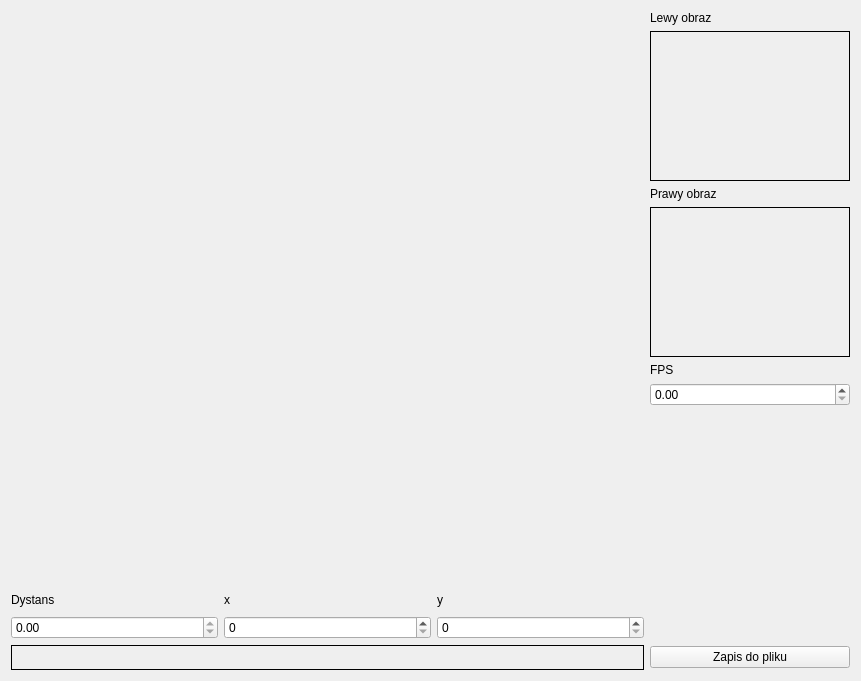
<?xml version="1.0" encoding="UTF-8"?>
<ui version="4.0">
 <class>widgetMeasOnline</class>
 <widget class="QWidget" name="widgetMeasOnline">
  <property name="geometry">
   <rect>
    <x>0</x>
    <y>0</y>
    <width>861</width>
    <height>681</height>
   </rect>
  </property>
  <property name="minimumSize">
   <size>
    <width>861</width>
    <height>681</height>
   </size>
  </property>
  <property name="windowTitle">
   <string>Form</string>
  </property>
  <layout class="QGridLayout" name="gridLayout_3">
   <item row="0" column="0">
    <layout class="QGridLayout" name="gridLayoutMain">
     <item row="2" column="0">
      <layout class="QGridLayout" name="gridLayoutParams">
       <item row="1" column="2">
        <widget class="QSpinBox" name="spinBoxY">
         <property name="maximumSize">
          <size>
           <width>10000</width>
           <height>26</height>
          </size>
         </property>
         <property name="maximum">
          <number>10000</number>
         </property>
        </widget>
       </item>
       <item row="1" column="0">
        <widget class="QDoubleSpinBox" name="doubleSpinBoxDistance">
         <property name="maximumSize">
          <size>
           <width>10000</width>
           <height>26</height>
          </size>
         </property>
         <property name="readOnly">
          <bool>true</bool>
         </property>
         <property name="maximum">
          <double>100000.000000000000000</double>
         </property>
        </widget>
       </item>
       <item row="1" column="1">
        <widget class="QSpinBox" name="spinBoxX">
         <property name="maximumSize">
          <size>
           <width>10000</width>
           <height>26</height>
          </size>
         </property>
         <property name="maximum">
          <number>10000</number>
         </property>
        </widget>
       </item>
       <item row="0" column="0">
        <widget class="QLabel" name="label_3">
         <property name="maximumSize">
          <size>
           <width>10000</width>
           <height>20</height>
          </size>
         </property>
         <property name="text">
          <string>Dystans</string>
         </property>
        </widget>
       </item>
       <item row="0" column="1">
        <widget class="QLabel" name="label_4">
         <property name="maximumSize">
          <size>
           <width>10000</width>
           <height>20</height>
          </size>
         </property>
         <property name="text">
          <string>x</string>
         </property>
        </widget>
       </item>
       <item row="0" column="2">
        <widget class="QLabel" name="label_5">
         <property name="minimumSize">
          <size>
           <width>0</width>
           <height>20</height>
          </size>
         </property>
         <property name="maximumSize">
          <size>
           <width>10000</width>
           <height>20</height>
          </size>
         </property>
         <property name="text">
          <string>y</string>
         </property>
        </widget>
       </item>
      </layout>
     </item>
     <item row="0" column="1">
      <layout class="QVBoxLayout" name="verticalLayoutRaw">
       <item>
        <widget class="QLabel" name="label">
         <property name="maximumSize">
          <size>
           <width>200</width>
           <height>17</height>
          </size>
         </property>
         <property name="text">
          <string>Lewy obraz</string>
         </property>
        </widget>
       </item>
       <item>
        <widget class="QLabel" name="labelLeftDisplay">
         <property name="sizePolicy">
          <sizepolicy hsizetype="Preferred" vsizetype="Preferred">
           <horstretch>24</horstretch>
           <verstretch>0</verstretch>
          </sizepolicy>
         </property>
         <property name="minimumSize">
          <size>
           <width>200</width>
           <height>150</height>
          </size>
         </property>
         <property name="maximumSize">
          <size>
           <width>200</width>
           <height>150</height>
          </size>
         </property>
         <property name="sizeIncrement">
          <size>
           <width>4</width>
           <height>3</height>
          </size>
         </property>
         <property name="baseSize">
          <size>
           <width>200</width>
           <height>150</height>
          </size>
         </property>
         <property name="frameShape">
          <enum>QFrame::Box</enum>
         </property>
         <property name="text">
          <string/>
         </property>
        </widget>
       </item>
       <item>
        <widget class="QLabel" name="label_2">
         <property name="maximumSize">
          <size>
           <width>200</width>
           <height>17</height>
          </size>
         </property>
         <property name="text">
          <string>Prawy obraz</string>
         </property>
        </widget>
       </item>
       <item>
        <widget class="QLabel" name="labelRightDisplay">
         <property name="sizePolicy">
          <sizepolicy hsizetype="Fixed" vsizetype="Preferred">
           <horstretch>24</horstretch>
           <verstretch>0</verstretch>
          </sizepolicy>
         </property>
         <property name="minimumSize">
          <size>
           <width>200</width>
           <height>150</height>
          </size>
         </property>
         <property name="maximumSize">
          <size>
           <width>200</width>
           <height>150</height>
          </size>
         </property>
         <property name="sizeIncrement">
          <size>
           <width>4</width>
           <height>3</height>
          </size>
         </property>
         <property name="baseSize">
          <size>
           <width>200</width>
           <height>150</height>
          </size>
         </property>
         <property name="frameShape">
          <enum>QFrame::Box</enum>
         </property>
         <property name="text">
          <string/>
         </property>
        </widget>
       </item>
       <item>
        <widget class="QLabel" name="label_6">
         <property name="text">
          <string>FPS</string>
         </property>
        </widget>
       </item>
       <item>
        <widget class="QDoubleSpinBox" name="doubleSpinBoxFPS">
         <property name="maximumSize">
          <size>
           <width>200</width>
           <height>26</height>
          </size>
         </property>
        </widget>
       </item>
       <item>
        <spacer name="verticalSpacer">
         <property name="orientation">
          <enum>Qt::Vertical</enum>
         </property>
         <property name="sizeHint" stdset="0">
          <size>
           <width>20</width>
           <height>40</height>
          </size>
         </property>
        </spacer>
       </item>
      </layout>
     </item>
     <item row="3" column="1">
      <widget class="QPushButton" name="pushButton">
       <property name="text">
        <string>Zapis do pliku</string>
       </property>
       <property name="checkable">
        <bool>true</bool>
       </property>
      </widget>
     </item>
     <item row="3" column="0">
      <widget class="QLabel" name="labelResultsPath">
       <property name="minimumSize">
        <size>
         <width>633</width>
         <height>25</height>
        </size>
       </property>
       <property name="frameShape">
        <enum>QFrame::Box</enum>
       </property>
       <property name="text">
        <string/>
       </property>
      </widget>
     </item>
    </layout>
   </item>
  </layout>
 </widget>
 <resources/>
 <connections/>
</ui>
